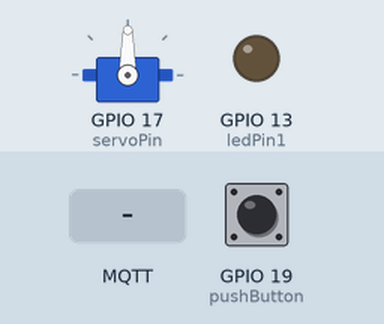
The sketch below on a simulated ESP32. On the bench: servo, output pins drawn as LEDs (lit = HIGH). The test bench sets the inputs (shaded band); at power-on: GPIO 19 (pushButton) LOW. WiFi joins after 1.5 s; servers stay silent unless stated; no MQTT or app messages arrive unless stated; what the sketch prints to the serial monitor is not drawn.

Above: at 2.7 s.
2.8 s: MQTT message "on" arrives on the first subscribed topic
At 4.0 s:
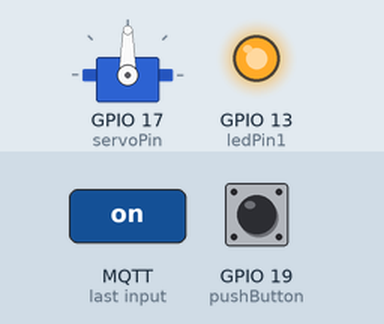
4.3 s: MQTT message "abre" arrives on the second subscribed topic
At 5.1 s:
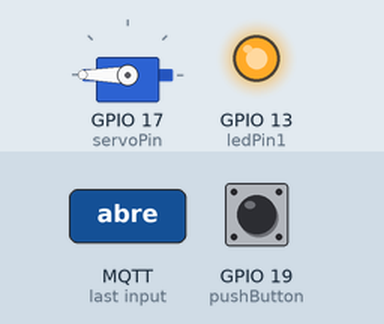
5.8 s: MQTT message "off" arrives on the first subscribed topic
At 6.2 s:
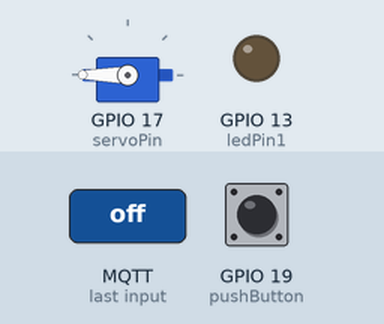
Timing chart, 0 to 8.8 s (numbered marks = the images above; inputs shaded):
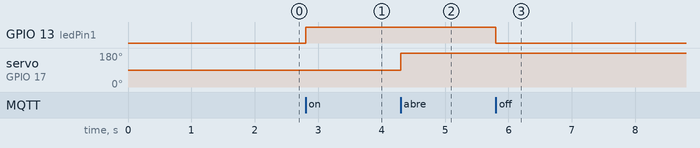

The sketch:

espEntrada.ino
```cpp
#include <WiFi.h>
#include <PubSubClient.h>
#include <Wire.h>
#include <Servo.h>

WiFiClient espClient;
PubSubClient client(espClient);
long lastMsg = 0;
char msg[50];
int value =0;


//SSID
const char* ssid = "HuelepedosnetV2";
const char* password = "raspberry";

//Direccion del MQTT
const char* mqtt_server = "192.168.200.129";

//boton y led
const int pushButton = 19;
const int ledPin1=13; //pin GPIO13
int boton = 0;
int bpasado=0;
//Servo
static const int servoPin = 17;
Servo servo1;
int posDegrees = 0;

void setup()
{
  Serial.begin(115200);
  setup_wifi();
  client.setServer(mqtt_server, 1883);
  client.setCallback(callback);

  pinMode(ledPin1,OUTPUT);
  pinMode(pushButton, INPUT_PULLDOWN);

  //Servo
  servo1.attach(servoPin);

}

void servoUno() {
    servo1.write(posDegrees);
    Serial.println(posDegrees);
}

void setup_wifi()
{
  delay(10);
  Serial.println();
  Serial.print("Conectando a... ");
  Serial.println(ssid);

  WiFi.begin(ssid,password);
  while (WiFi.status() != WL_CONNECTED){
    delay(500);
    Serial.print("...");
  }
  Serial.println("WiFi conectado");
  Serial.println(WiFi.localIP());
}

//realiza conexion mqtt (recibe datos)
void callback(char* topic, byte* message, unsigned int length)
{
  Serial.print("Mensaje recibido en topic:  ");
  Serial.print(topic);
  Serial.print(", Message: ");
  String messageTemp;
  for (int i = 0; i < length; i++) {
    Serial.print((char)message[i]);
    messageTemp += (char)message[i];
  }
   Serial.println();

  //primer output (topic: esp32/output1)
  if (String(topic) == "esp32/output1"){
    Serial.print("Cambio de salida: ");

    if(messageTemp == "on")
    {
      Serial.println("on");
      digitalWrite(ledPin1, HIGH);
    }
    else if(messageTemp == "off")
    {
      Serial.println("off");
      digitalWrite(ledPin1, LOW);
    }
  }

  //Segundo output (topic: esp32/output2)
    if (String(topic) == "esp32/output2"){
    Serial.print("Cambio de salida: ");
    if(messageTemp == "abre")
    {
      posDegrees = 180;
      servoUno();
    }
    else if(messageTemp == "cierra")
    {
      posDegrees = 90;
      servoUno();
    }
  }

}

//Bucle hasta que se reconecte

void reconnect()
{
while (!client.connected())
{
  Serial.print("Intentando conexion MQTT...");
  if (client.connect("ESP32Client"))
  {
    Serial.println("conectado");
    client.subscribe("esp32/output1"); //esp32/output1'*********
    client.subscribe("esp32/output2"); //********Topic: 'esp32/output2'*********   }
  }
  else{
  Serial.print("Fallo, rc=");
  Serial.print(client.state());
  Serial.println(" Intentelo de nuevo en 5s");
  delay(5000);
  }
}
}


//realiza conexion mqtt (PUBLISHER)

void loop()
{
  if (!client.connected()){
    reconnect();
    }
  client.loop();
  long now = millis();
  if (now - lastMsg > 1000) //100ms (tiempo de muestreo),
   {
    lastMsg = now;

  bpasado = boton;
  boton = digitalRead(pushButton);

  if(bpasado!=boton){
  //Convertir el valor a char array
  char btnString[8];
  dtostrf(boton,1,2,btnString);
  Serial.print("boton:  ");
  Serial.println(btnString);
  client.publish("esp32/boton",btnString);
  }
  }


}
```

Measured:
- after the input at 2.8 s, GPIO 13 (ledPin1): LOW → HIGH at once
- after the input at 4.3 s, servo on GPIO 17 (servoPin): 90° → 180° at once
- after the input at 5.8 s, GPIO 13 (ledPin1): HIGH → LOW at once
